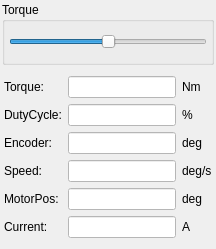
        <widget class="QWidget" name="pageTorque">
         <layout class="QVBoxLayout" name="verticalLayout_7">
          <property name="spacing">
           <number>2</number>
          </property>
          <property name="leftMargin">
           <number>2</number>
          </property>
          <property name="topMargin">
           <number>2</number>
          </property>
          <property name="rightMargin">
           <number>2</number>
          </property>
          <property name="bottomMargin">
           <number>2</number>
          </property>
          <item>
           <widget class="QGroupBox" name="groupBox_9">
            <property name="title">
             <string>Torque</string>
            </property>
            <layout class="QVBoxLayout" name="verticalLayout_13">
             <property name="spacing">
              <number>2</number>
             </property>
             <property name="leftMargin">
              <number>4</number>
             </property>
             <property name="topMargin">
              <number>0</number>
             </property>
             <property name="rightMargin">
              <number>4</number>
             </property>
             <property name="bottomMargin">
              <number>0</number>
             </property>
             <item>
              <widget class="SliderWithTarget" name="sliderTorqueTorque">
               <property name="minimumSize">
                <size>
                 <width>0</width>
                 <height>40</height>
                </size>
               </property>
               <property name="mouseTracking">
                <bool>false</bool>
               </property>
               <property name="styleSheet">
                <string notr="true">margin-top:10px;

</string>
               </property>
               <property name="minimum">
                <number>-50</number>
               </property>
               <property name="maximum">
                <number>50</number>
               </property>
               <property name="orientation">
                <enum>Qt::Horizontal</enum>
               </property>
              </widget>
             </item>
            </layout>
           </widget>
          </item>
          <item>
           <widget class="QWidget" name="widget_19" native="true">
            <layout class="QGridLayout" name="gridLayout_5">
             <property name="leftMargin">
              <number>2</number>
             </property>
             <property name="rightMargin">
              <number>2</number>
             </property>
             <item row="0" column="2">
              <widget class="QLabel" name="labelTorquetrqUnits">
               <property name="text">
                <string>Nm</string>
               </property>
              </widget>
             </item>
             <item row="6" column="2">
              <widget class="QLabel" name="labelTorqueCurrentUnits">
               <property name="text">
                <string>A</string>
               </property>
              </widget>
             </item>
             <item row="0" column="0">
              <widget class="QLabel" name="labelTorqueTorque">
               <property name="enabled">
                <bool>true</bool>
               </property>
               <property name="text">
                <string>Torque:</string>
               </property>
              </widget>
             </item>
             <item row="4" column="0">
              <widget class="QLabel" name="labelTorqueSpeed">
               <property name="text">
                <string>Speed:</string>
               </property>
              </widget>
             </item>
             <item row="4" column="2">
              <widget class="QLabel" name="labelTorquevelUnits">
               <property name="text">
                <string>deg/s</string>
               </property>
              </widget>
             </item>
             <item row="2" column="1">
              <widget class="QLineEdit" name="editTorqueJointPos">
               <property name="styleSheet">
                <string notr="true">background-color: rgb(255, 255, 255); color: rgb(35, 38, 41);</string>
               </property>
               <property name="readOnly">
                <bool>true</bool>
               </property>
              </widget>
             </item>
             <item row="6" column="1">
              <widget class="QLineEdit" name="editTorqueCurrent">
               <property name="styleSheet">
                <string notr="true">background-color: rgb(255, 255, 255); color: rgb(35, 38, 41);</string>
               </property>
               <property name="readOnly">
                <bool>true</bool>
               </property>
              </widget>
             </item>
             <item row="6" column="0">
              <widget class="QLabel" name="labelTorqueCurrent">
               <property name="text">
                <string>Current:</string>
               </property>
              </widget>
             </item>
             <item row="4" column="1">
              <widget class="QLineEdit" name="editTorqueSpeed">
               <property name="maximumSize">
                <size>
                 <width>16777215</width>
                 <height>16777215</height>
                </size>
               </property>
               <property name="styleSheet">
                <string notr="true">background-color: rgb(255, 255, 255); color: rgb(35, 38, 41);</string>
               </property>
               <property name="readOnly">
                <bool>true</bool>
               </property>
              </widget>
             </item>
             <item row="0" column="1">
              <widget class="QLineEdit" name="editTorqueTorque">
               <property name="maximumSize">
                <size>
                 <width>16777215</width>
                 <height>16777215</height>
                </size>
               </property>
               <property name="styleSheet">
                <string notr="true">background-color: rgb(255, 255, 255); color: rgb(35, 38, 41);</string>
               </property>
               <property name="readOnly">
                <bool>true</bool>
               </property>
              </widget>
             </item>
             <item row="2" column="2">
              <widget class="QLabel" name="labelTorqueposUnits">
               <property name="text">
                <string>deg</string>
               </property>
              </widget>
             </item>
             <item row="2" column="0">
              <widget class="QLabel" name="labelTorqueJointPos">
               <property name="text">
                <string>Encoder:</string>
               </property>
              </widget>
             </item>
             <item row="5" column="0">
              <widget class="QLabel" name="labelTorqueMotorPos">
               <property name="text">
                <string>MotorPos:</string>
               </property>
              </widget>
             </item>
             <item row="5" column="2">
              <widget class="QLabel" name="labelTorqueMotorPosUnits">
               <property name="text">
                <string>deg</string>
               </property>
              </widget>
             </item>
             <item row="5" column="1">
              <widget class="QLineEdit" name="editTorqueMotorPos">
               <property name="styleSheet">
                <string notr="true">background-color: rgb(255, 255, 255); color: rgb(35, 38, 41);</string>
               </property>
              </widget>
             </item>
             <item row="1" column="0">
              <widget class="QLabel" name="labelTorqueDuty">
               <property name="text">
                <string>DutyCycle:</string>
               </property>
              </widget>
             </item>
             <item row="1" column="1">
              <widget class="QLineEdit" name="editTorqueDuty">
               <property name="styleSheet">
                <string notr="true">background-color: rgb(255, 255, 255); color: rgb(35, 38, 41);</string>
               </property>
              </widget>
             </item>
             <item row="1" column="2">
              <widget class="QLabel" name="labelTorqueDutyUnits">
               <property name="text">
                <string>%</string>
               </property>
              </widget>
             </item>
            </layout>
           </widget>
          </item>
         </layout>
        </widget>
